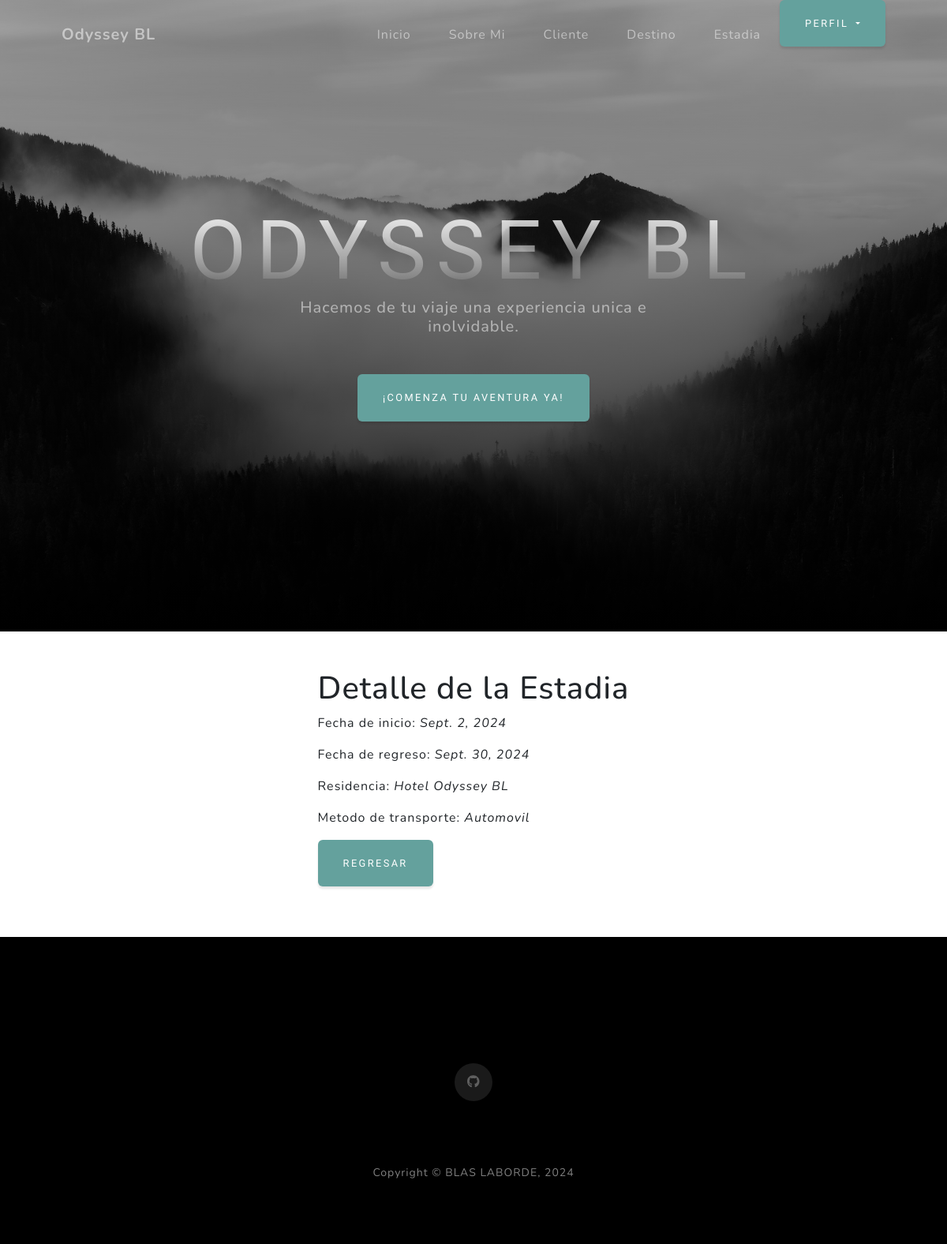
The app's page /estadia/1 (signed in) with its own data.
### Viajes/models.py (models this page shows, shortened)
class Estadia(models.Model):
    fecha_de_inicio = models.DateField()
    fecha_de_regreso = models.DateField()
    residencia = models.CharField(max_length=40)
    metodo_de_transporte = models.CharField(max_length=40)

### Viajes/views.py (the view)
# urls.py: path('estadia/<int:pk>', views.EstadiaDetailView.as_view(), name="EstadiaDetalle"),
class EstadiaDetailView(LoginRequiredMixin, DetailView):
    model = Estadia
    template_name = "Viajes/CBV/estadia_detalle.html"

### Viajes/templates/Viajes/CBV/estadia_detalle.html (shortened to what this page needs)
<!DOCTYPE html>
<html lang="en">
<head>
</head>
<body>
    {% extends "Viajes/padre.html" %}
    {% load static %}
    {% block contenidoQueCambia %}
    <div class="container custom-bg p-5">
        <div class="d-flex justify-content-center">
            <div class="d-flex flex-column">
                <h1> Detalle de la Estadia </h1>
                <p> Fecha de inicio: <i>{{estadia.fecha_de_inicio}}</i> </p>
                <p> Fecha de regreso: <i>{{estadia.fecha_de_regreso}}</i> </p>
                <p> Residencia: <i>{{estadia.residencia}}</i> </p>
                <p> Metodo de transporte: <i>{{estadia.metodo_de_transporte}}</i> </p>
                <p>
                    <a href="{% url 'EstadiaLista' %}" class="btn btn-primary">Regresar</a>
                </p>
            </div>
        </div>
    </div>
    {% endblock %}

### records on screen
Estadia: fecha_de_inicio "Sept. 2, 2024", fecha_de_regreso "Sept. 30, 2024", residencia "Hotel Odyssey BL", metodo_de_transporte "Automovil"
